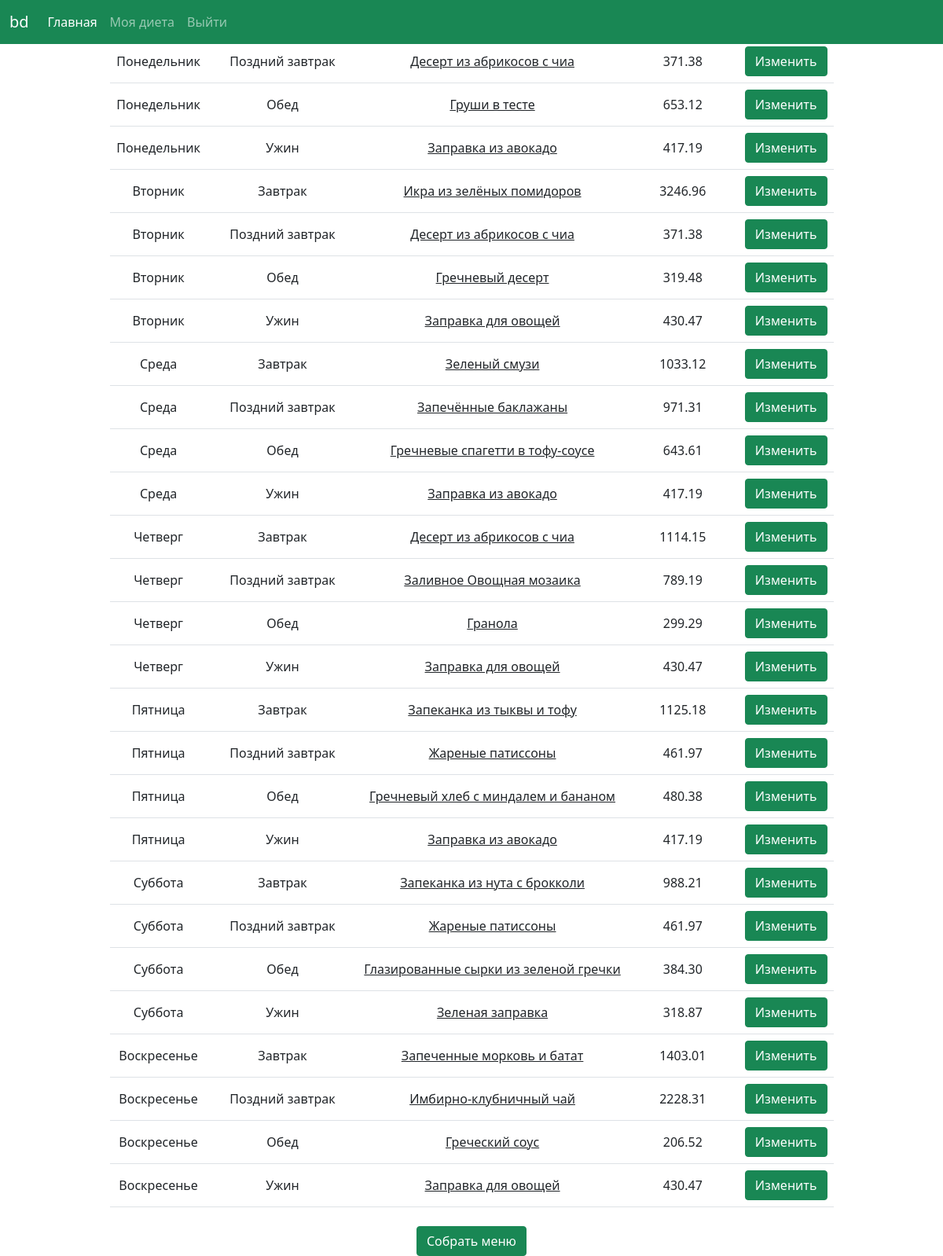
The page /my_nutrition/ (signed in) on the database its author committed.
### balanced_diet/models.py (models this page shows)
class User_nutrition(models.Model):
    WEEKDAY_CHOICES = [
        ('MON', 'Monday'),
        ('TUE', 'Tuesday'),
        ('WED', 'Wednesday'),
        ('THU', 'Thursday'),
        ('FRI', 'Friday'),
        ('SAT', 'Saturday'),
        ('SUN', 'Sunday')
    ]
    MEAL_CHOICES = [
        ('BF', 'Breakfast'),
        ('BR', 'Brunch'),
        ('LN', 'Lunch'),
        ('DN', 'Dinner')
    ]
    owner = models.ForeignKey(User, on_delete=models.CASCADE)
    weekday = models.CharField(max_length=10, choices=WEEKDAY_CHOICES, default='')
    meal = models.CharField(max_length=10, choices=MEAL_CHOICES, default='')
    dish = models.ForeignKey(Dish, on_delete=models.CASCADE)
    amountofdish = models.DecimalField(max_digits=6, decimal_places=2)

class Dish(models.Model):
    name = models.CharField(max_length=50, unique=True)
    kcal = models.DecimalField(max_digits=6, decimal_places=2)
    proteins = models.DecimalField(max_digits=6, decimal_places=2)
    fats = models.DecimalField(max_digits=6, decimal_places=2)
    carbs = models.DecimalField(max_digits=6, decimal_places=2)
    breakfast = models.BooleanField(default=False)
    lunch = models.BooleanField(default=False)
    dinner = models.BooleanField(default=False)
    recipetext = models.TextField(default='')

### balanced_diet/views.py (the view)
# urls.py: path('my_nutrition/', views.my_nutrition, name='my_nutrition'),
@login_required
def my_nutrition(request):
    try:
        monbf = User_nutrition.objects.filter(owner=request.user)
        user_prefs = User_prefs.get_user_prefs(User_prefs.objects.get(owner=request.user))
        user_nutr = User_nutrition.objects.filter(owner=request.user)
        for nutr in user_nutr:
            if nutr.meal == 'BF':
                amountofdish = user_prefs[0] * 30 / nutr.dish.kcal
            if nutr.meal == 'BR':
                amountofdish = user_prefs[0] * 10 / nutr.dish.kcal
            elif nutr.meal == 'LN':
                amountofdish = user_prefs[0] * 35 / nutr.dish.kcal
            elif nutr.meal == 'DN':
                amountofdish = user_prefs[0] * 25 / nutr.dish.kcal
            User_nutrition.objects.filter(id=nutr.id).update(amountofdish=amountofdish)
        context = {
            'monbf': monbf
        }
        return render(request,'balanced_diet/my_nutrition.html', context)
    except User_nutrition.DoesNotExist:
        return render(request, 'balanced_diet/my_diet.html')

### balanced_diet/models.py (called while the page is built)
    def get_user_prefs(self):
        lactose = self.lactose
        vegan = self.vegan
        halal = self.halal
        kcalformeal = self.kcal
        return kcalformeal, lactose, vegan, halal

### balanced_diet/templates/balanced_diet/my_nutrition.html (shortened to what this page needs)
{% extends "balanced_diet/base.html" %}
{% block content %}
    <div style="clear: both;  margin-top: 80vh">
    <table class="table">
  <tbody>
    {% for i in monbf %}
        <tr>
        {% if i.weekday == 'MON' %}
            <td class="align-middle">Понедельник</td>
        {% elif i.weekday == 'TUE' %}
            <td class="align-middle">Вторник</td>
        {% elif i.weekday == 'WED' %}
            <td class="align-middle">Среда</td>
        {% elif i.weekday == 'THU' %}
            <td class="align-middle">Четверг</td>
        {% elif i.weekday == 'FRI' %}
            <td class="align-middle">Пятница</td>
        {% elif i.weekday == 'SAT' %}
            <td class="align-middle">Суббота</td>
        {% elif i.weekday == 'SUN' %}
            <td class="align-middle">Воскресенье</td>
        {% endif %}
        {% if i.meal == 'BF' %}
             <td class="align-middle">Завтрак</td>
        {% elif i.meal == 'BR' %}
             <td class="align-middle">Поздний завтрак</td>
        {% elif i.meal == 'LN' %}
             <td class="align-middle">Обед</td>
        {% elif i.meal == 'DN' %}
             <td class="align-middle">Ужин</td>
        {% endif %}
        <td class="align-middle"><a style="color: inherit" href="{% url 'balanced_diet:dish' i.dish.id %}"> {{ i.dish.name }} </a></td>
        <td class="align-middle">{{ i.amountofdish }}</td>
        <td>
        <form method="post" action="{% url 'balanced_diet:change_one_dish'%}">
        <button name="{{ i.id }}" class="btn btn-success">Изменить</button>
        </form>
        </td>
        </tr>
    {% endfor %}
  </tbody>
</table>
    <form method="post" action="{% url 'balanced_diet:create_user_nutrition' %}">
    <button name="submit" class="btn btn-success mt-2">Собрать меню</button>
    </form>
    </div>
{% endblock content %}

### rows shown on the page
User_nutrition: weekday "Понедельник", meal "Поздний завтрак", dish.name "Десерт из абрикосов с чиа", amountofdish "371.38"
User_nutrition: weekday "Понедельник", meal "Обед", dish.name "Груши в тесте", amountofdish "653.12"
User_nutrition: weekday "Понедельник", meal "Ужин", dish.name "Заправка из авокадо", amountofdish "417.19"
User_nutrition: weekday "Вторник", meal "Завтрак", dish.name "Икра из зелёных помидоров", amountofdish "3246.96"
User_nutrition: weekday "Вторник", meal "Поздний завтрак", dish.name "Десерт из абрикосов с чиа", amountofdish "371.38"
User_nutrition: weekday "Вторник", meal "Обед", dish.name "Гречневый десерт", amountofdish "319.48"
User_nutrition: weekday "Вторник", meal "Ужин", dish.name "Заправка для овощей", amountofdish "430.47"
User_nutrition: weekday "Среда", meal "Завтрак", dish.name "Зеленый смузи", amountofdish "1033.12"
User_nutrition: weekday "Среда", meal "Поздний завтрак", dish.name "Запечённые баклажаны", amountofdish "971.31"
User_nutrition: weekday "Среда", meal "Обед", dish.name "Гречневые спагетти в тофу-соусе", amountofdish "643.61"
User_nutrition: weekday "Среда", meal "Ужин", dish.name "Заправка из авокадо", amountofdish "417.19"
User_nutrition: weekday "Четверг", meal "Завтрак", dish.name "Десерт из абрикосов с чиа", amountofdish "1114.15"
User_nutrition: weekday "Четверг", meal "Поздний завтрак", dish.name "Заливное Овощная мозаика", amountofdish "789.19"
User_nutrition: weekday "Четверг", meal "Обед", dish.name "Гранола", amountofdish "299.29"
User_nutrition: weekday "Четверг", meal "Ужин", dish.name "Заправка для овощей", amountofdish "430.47"
User_nutrition: weekday "Пятница", meal "Завтрак", dish.name "Запеканка из тыквы и тофу", amountofdish "1125.18"
User_nutrition: weekday "Пятница", meal "Поздний завтрак", dish.name "Жареные патиссоны", amountofdish "461.97"
User_nutrition: weekday "Пятница", meal "Обед", dish.name "Гречневый хлеб с миндалем и бананом", amountofdish "480.38"
User_nutrition: weekday "Пятница", meal "Ужин", dish.name "Заправка из авокадо", amountofdish "417.19"
User_nutrition: weekday "Суббота", meal "Завтрак", dish.name "Запеканка из нута с брокколи", amountofdish "988.21"
User_nutrition: weekday "Суббота", meal "Поздний завтрак", dish.name "Жареные патиссоны", amountofdish "461.97"
User_nutrition: weekday "Суббота", meal "Обед", dish.name "Глазированные сырки из зеленой гречки", amountofdish "384.30"
User_nutrition: weekday "Суббота", meal "Ужин", dish.name "Зеленая заправка", amountofdish "318.87"
User_nutrition: weekday "Воскресенье", meal "Завтрак", dish.name "Запеченные морковь и батат", amountofdish "1403.01"
User_nutrition: weekday "Воскресенье", meal "Поздний завтрак", dish.name "Имбирно-клубничный чай", amountofdish "2228.31"
User_nutrition: weekday "Воскресенье", meal "Обед", dish.name "Греческий соус", amountofdish "206.52"
User_nutrition: weekday "Воскресенье", meal "Ужин", dish.name "Заправка для овощей", amountofdish "430.47"
